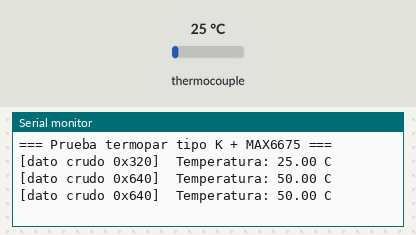
A sketch run on a simulated ESP32. On the bench: the last lines printed to the serial monitor. Wiring (inferred from the names in the program): MAX6675 thermocouple converter: CS GPIO 5; MISO GPIO 19; SCK GPIO 18. The inputs (shaded band) are chosen by the test bench; at power-on: thermocouple 25 °C.

Above: at 1.7 s.
1.8 s: thermocouple set to 75 °C
At 2.4 s:
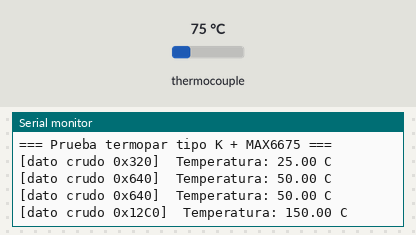
4.0 s: thermocouple set to 0 °C
At 4.4 s:
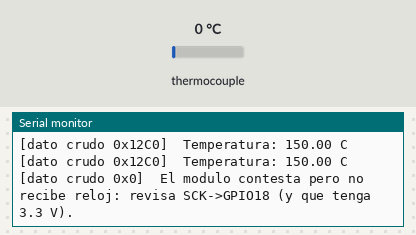

The sketch:

prueba_max6675.ino
```cpp
// prueba_max6675.ino
// PRUEBA SOLO DEL SENSOR DE TEMPERATURA: termopar tipo K + modulo MAX6675.
// No necesita librerias. Abre el Monitor Serie a 115200 baudios.
//
// Conexiones (modulo MAX6675 -> ESP32):
//   VCC -> 3V3     (NO a 5V: el ESP32 no aguanta 5 V en sus pines)
//   GND -> GND
//   SCK -> GPIO 18
//   CS  -> GPIO 5
//   SO  -> GPIO 19

const int PIN_SO  = 19;
const int PIN_SCK = 18;
const int PIN_CS  = 5;

// Lee los 16 bits que manda el MAX6675
uint16_t leerMAX6675() {
  digitalWrite(PIN_CS, LOW);
  delayMicroseconds(10);
  uint16_t v = 0;
  for (int i = 15; i >= 0; i--) {
    digitalWrite(PIN_SCK, LOW);
    delayMicroseconds(10);
    if (digitalRead(PIN_SO)) v |= (1 << i);
    digitalWrite(PIN_SCK, HIGH);
    delayMicroseconds(10);
  }
  digitalWrite(PIN_CS, HIGH);
  return v;
}

void setup() {
  Serial.begin(115200);
  pinMode(PIN_CS, OUTPUT);
  pinMode(PIN_SCK, OUTPUT);
  pinMode(PIN_SO, INPUT_PULLUP);  // si nadie maneja SO, se lee 1 (ayuda al diagnostico)
  digitalWrite(PIN_CS, HIGH);
  digitalWrite(PIN_SCK, LOW);
  delay(500);  // el MAX6675 necesita ~0.25 s para su primera medicion
  Serial.println();
  Serial.println("=== Prueba termopar tipo K + MAX6675 ===");
}

void loop() {
  uint16_t raw = leerMAX6675();

  Serial.print("[dato crudo 0x");
  Serial.print(raw, HEX);
  Serial.print("]  ");

  if (raw == 0xFFFF) {
    Serial.println("El modulo NO contesta: revisa VCC->3V3, GND->GND, SO->GPIO19 y CS->GPIO5.");
  } else if (raw == 0x0000) {
    Serial.println("El modulo contesta pero no recibe reloj: revisa SCK->GPIO18 (y que tenga 3.3 V).");
  } else if (raw & 0x0004) {
    Serial.println("Termopar DESCONECTADO: revisa los tornillos + y - del modulo.");
  } else {
    float tempC = (raw >> 3) * 0.25;
    Serial.print("Temperatura: ");
    Serial.print(tempC, 2);
    Serial.println(" C");
  }

  delay(500);  // no leer mas rapido que cada 250 ms
}
```

Measured:
- after the input at 1.8 s, the serial monitor: prints a new line after 0.20 s (image 1)
- after the input at 4.0 s, the serial monitor: prints a new line at once (image 2)
